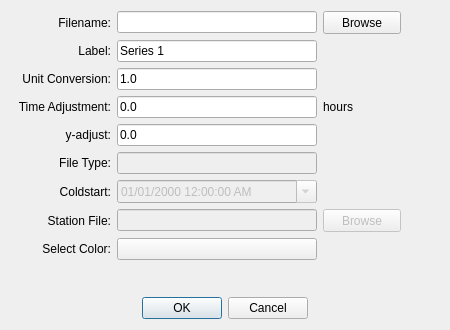
<?xml version="1.0" encoding="UTF-8"?>
<ui version="4.0">
 <comment>
//-------------------------------GPL-------------------------------------//
//
// MetOcean Viewer - A simple interface for viewing hydrodynamic model data
// Copyright (C) 2015  Zach Cobell
//
// This program is free software: you can redistribute it and/or modify
// it under the terms of the GNU General Public License as published by
// the Free Software Foundation, either version 3 of the License, or
// (at your option) any later version.
//
// This program is distributed in the hope that it will be useful,
// but WITHOUT ANY WARRANTY; without even the implied warranty of
// MERCHANTABILITY or FITNESS FOR A PARTICULAR PURPOSE.  See the
// GNU General Public License for more details.
//
// You should have received a copy of the GNU General Public License
// along with this program.  If not, see http://www.gnu.org/licenses/.
//
// The name &quot;MetOcean Viewer&quot; is specific to this project and may not be
// used for projects &quot;forked&quot; or derived from this work.
//
//-----------------------------------------------------------------------//
</comment>
 <class>add_imeds_data</class>
 <widget class="QDialog" name="add_imeds_data">
  <property name="windowModality">
   <enum>Qt::WindowModal</enum>
  </property>
  <property name="geometry">
   <rect>
    <x>0</x>
    <y>0</y>
    <width>450</width>
    <height>330</height>
   </rect>
  </property>
  <property name="sizePolicy">
   <sizepolicy hsizetype="Fixed" vsizetype="Fixed">
    <horstretch>0</horstretch>
    <verstretch>0</verstretch>
   </sizepolicy>
  </property>
  <property name="minimumSize">
   <size>
    <width>450</width>
    <height>330</height>
   </size>
  </property>
  <property name="maximumSize">
   <size>
    <width>450</width>
    <height>330</height>
   </size>
  </property>
  <property name="windowTitle">
   <string>Add Timeseries Data</string>
  </property>
  <property name="windowIcon">
   <iconset>
    <normaloff>:/rsc/img/icon.png</normaloff>:/rsc/img/icon.png</iconset>
  </property>
  <layout class="QVBoxLayout" name="verticalLayout">
   <item>
    <layout class="QHBoxLayout" name="horizontalLayout">
     <item>
      <widget class="QLabel" name="label_filename">
       <property name="minimumSize">
        <size>
         <width>100</width>
         <height>0</height>
        </size>
       </property>
       <property name="maximumSize">
        <size>
         <width>100</width>
         <height>16777215</height>
        </size>
       </property>
       <property name="text">
        <string>Filename:</string>
       </property>
       <property name="alignment">
        <set>Qt::AlignRight|Qt::AlignTrailing|Qt::AlignVCenter</set>
       </property>
      </widget>
     </item>
     <item>
      <widget class="QLineEdit" name="text_filename">
       <property name="sizePolicy">
        <sizepolicy hsizetype="Fixed" vsizetype="Fixed">
         <horstretch>0</horstretch>
         <verstretch>0</verstretch>
        </sizepolicy>
       </property>
       <property name="minimumSize">
        <size>
         <width>200</width>
         <height>20</height>
        </size>
       </property>
       <property name="maximumSize">
        <size>
         <width>200</width>
         <height>16777215</height>
        </size>
       </property>
       <property name="readOnly">
        <bool>true</bool>
       </property>
       <property name="clearButtonEnabled">
        <bool>false</bool>
       </property>
      </widget>
     </item>
     <item>
      <widget class="QPushButton" name="browse_filebrowse">
       <property name="sizePolicy">
        <sizepolicy hsizetype="Fixed" vsizetype="Fixed">
         <horstretch>0</horstretch>
         <verstretch>0</verstretch>
        </sizepolicy>
       </property>
       <property name="minimumSize">
        <size>
         <width>75</width>
         <height>23</height>
        </size>
       </property>
       <property name="text">
        <string>Browse</string>
       </property>
      </widget>
     </item>
     <item>
      <spacer name="horizontalSpacer">
       <property name="orientation">
        <enum>Qt::Horizontal</enum>
       </property>
       <property name="sizeHint" stdset="0">
        <size>
         <width>40</width>
         <height>20</height>
        </size>
       </property>
      </spacer>
     </item>
    </layout>
   </item>
   <item>
    <layout class="QHBoxLayout" name="horizontalLayout_2">
     <item>
      <widget class="QLabel" name="label_seriesname">
       <property name="minimumSize">
        <size>
         <width>100</width>
         <height>0</height>
        </size>
       </property>
       <property name="maximumSize">
        <size>
         <width>100</width>
         <height>16777215</height>
        </size>
       </property>
       <property name="text">
        <string>Label:</string>
       </property>
       <property name="alignment">
        <set>Qt::AlignRight|Qt::AlignTrailing|Qt::AlignVCenter</set>
       </property>
      </widget>
     </item>
     <item>
      <widget class="QLineEdit" name="text_seriesname">
       <property name="minimumSize">
        <size>
         <width>200</width>
         <height>0</height>
        </size>
       </property>
       <property name="maximumSize">
        <size>
         <width>200</width>
         <height>16777215</height>
        </size>
       </property>
       <property name="text">
        <string>Series 1</string>
       </property>
      </widget>
     </item>
     <item>
      <spacer name="horizontalSpacer_2">
       <property name="orientation">
        <enum>Qt::Horizontal</enum>
       </property>
       <property name="sizeHint" stdset="0">
        <size>
         <width>40</width>
         <height>20</height>
        </size>
       </property>
      </spacer>
     </item>
    </layout>
   </item>
   <item>
    <layout class="QHBoxLayout" name="horizontalLayout_3">
     <item>
      <widget class="QLabel" name="label_unitconvert">
       <property name="minimumSize">
        <size>
         <width>100</width>
         <height>0</height>
        </size>
       </property>
       <property name="maximumSize">
        <size>
         <width>100</width>
         <height>16777215</height>
        </size>
       </property>
       <property name="text">
        <string>Unit Conversion:</string>
       </property>
       <property name="alignment">
        <set>Qt::AlignRight|Qt::AlignTrailing|Qt::AlignVCenter</set>
       </property>
      </widget>
     </item>
     <item>
      <widget class="QLineEdit" name="text_unitconvert">
       <property name="minimumSize">
        <size>
         <width>200</width>
         <height>0</height>
        </size>
       </property>
       <property name="maximumSize">
        <size>
         <width>200</width>
         <height>16777215</height>
        </size>
       </property>
       <property name="inputMask">
        <string/>
       </property>
       <property name="text">
        <string>1.0</string>
       </property>
      </widget>
     </item>
     <item>
      <spacer name="horizontalSpacer_3">
       <property name="orientation">
        <enum>Qt::Horizontal</enum>
       </property>
       <property name="sizeHint" stdset="0">
        <size>
         <width>40</width>
         <height>20</height>
        </size>
       </property>
      </spacer>
     </item>
    </layout>
   </item>
   <item>
    <layout class="QHBoxLayout" name="horizontalLayout_4">
     <item>
      <widget class="QLabel" name="label_xadjust">
       <property name="minimumSize">
        <size>
         <width>100</width>
         <height>0</height>
        </size>
       </property>
       <property name="maximumSize">
        <size>
         <width>100</width>
         <height>16777215</height>
        </size>
       </property>
       <property name="text">
        <string> Time Adjustment:</string>
       </property>
       <property name="alignment">
        <set>Qt::AlignRight|Qt::AlignTrailing|Qt::AlignVCenter</set>
       </property>
      </widget>
     </item>
     <item>
      <widget class="QLineEdit" name="text_xadjust">
       <property name="minimumSize">
        <size>
         <width>200</width>
         <height>0</height>
        </size>
       </property>
       <property name="maximumSize">
        <size>
         <width>200</width>
         <height>16777215</height>
        </size>
       </property>
       <property name="inputMask">
        <string/>
       </property>
       <property name="text">
        <string>0.0</string>
       </property>
      </widget>
     </item>
     <item>
      <widget class="QLabel" name="label_xadjust_unit">
       <property name="minimumSize">
        <size>
         <width>100</width>
         <height>0</height>
        </size>
       </property>
       <property name="maximumSize">
        <size>
         <width>100</width>
         <height>16777215</height>
        </size>
       </property>
       <property name="text">
        <string>hours</string>
       </property>
       <property name="alignment">
        <set>Qt::AlignLeading|Qt::AlignLeft|Qt::AlignVCenter</set>
       </property>
      </widget>
     </item>
     <item>
      <spacer name="horizontalSpacer_4">
       <property name="orientation">
        <enum>Qt::Horizontal</enum>
       </property>
       <property name="sizeHint" stdset="0">
        <size>
         <width>40</width>
         <height>20</height>
        </size>
       </property>
      </spacer>
     </item>
    </layout>
   </item>
   <item>
    <layout class="QHBoxLayout" name="horizontalLayout_5">
     <item>
      <widget class="QLabel" name="label_yadjust">
       <property name="minimumSize">
        <size>
         <width>100</width>
         <height>0</height>
        </size>
       </property>
       <property name="maximumSize">
        <size>
         <width>100</width>
         <height>16777215</height>
        </size>
       </property>
       <property name="text">
        <string>y-adjust:</string>
       </property>
       <property name="alignment">
        <set>Qt::AlignRight|Qt::AlignTrailing|Qt::AlignVCenter</set>
       </property>
      </widget>
     </item>
     <item>
      <widget class="QLineEdit" name="text_yadjust">
       <property name="minimumSize">
        <size>
         <width>200</width>
         <height>0</height>
        </size>
       </property>
       <property name="maximumSize">
        <size>
         <width>200</width>
         <height>16777215</height>
        </size>
       </property>
       <property name="inputMask">
        <string/>
       </property>
       <property name="text">
        <string>0.0</string>
       </property>
      </widget>
     </item>
     <item>
      <spacer name="horizontalSpacer_5">
       <property name="orientation">
        <enum>Qt::Horizontal</enum>
       </property>
       <property name="sizeHint" stdset="0">
        <size>
         <width>40</width>
         <height>20</height>
        </size>
       </property>
      </spacer>
     </item>
    </layout>
   </item>
   <item>
    <layout class="QHBoxLayout" name="horizontalLayout_6">
     <item>
      <widget class="QLabel" name="label_filetype">
       <property name="enabled">
        <bool>true</bool>
       </property>
       <property name="minimumSize">
        <size>
         <width>100</width>
         <height>0</height>
        </size>
       </property>
       <property name="maximumSize">
        <size>
         <width>100</width>
         <height>16777215</height>
        </size>
       </property>
       <property name="text">
        <string>File Type:</string>
       </property>
       <property name="alignment">
        <set>Qt::AlignRight|Qt::AlignTrailing|Qt::AlignVCenter</set>
       </property>
      </widget>
     </item>
     <item>
      <widget class="QLineEdit" name="text_filetype">
       <property name="enabled">
        <bool>false</bool>
       </property>
       <property name="minimumSize">
        <size>
         <width>200</width>
         <height>0</height>
        </size>
       </property>
       <property name="maximumSize">
        <size>
         <width>200</width>
         <height>16777215</height>
        </size>
       </property>
       <property name="inputMask">
        <string/>
       </property>
       <property name="text">
        <string/>
       </property>
      </widget>
     </item>
     <item>
      <spacer name="horizontalSpacer_6">
       <property name="orientation">
        <enum>Qt::Horizontal</enum>
       </property>
       <property name="sizeHint" stdset="0">
        <size>
         <width>40</width>
         <height>20</height>
        </size>
       </property>
      </spacer>
     </item>
    </layout>
   </item>
   <item>
    <layout class="QHBoxLayout" name="horizontalLayout_7">
     <item>
      <widget class="QLabel" name="label_coldstart">
       <property name="minimumSize">
        <size>
         <width>100</width>
         <height>0</height>
        </size>
       </property>
       <property name="maximumSize">
        <size>
         <width>100</width>
         <height>16777215</height>
        </size>
       </property>
       <property name="text">
        <string>Coldstart:</string>
       </property>
       <property name="alignment">
        <set>Qt::AlignRight|Qt::AlignTrailing|Qt::AlignVCenter</set>
       </property>
      </widget>
     </item>
     <item>
      <widget class="QDateTimeEdit" name="date_coldstart">
       <property name="enabled">
        <bool>false</bool>
       </property>
       <property name="minimumSize">
        <size>
         <width>200</width>
         <height>0</height>
        </size>
       </property>
       <property name="maximumSize">
        <size>
         <width>200</width>
         <height>16777215</height>
        </size>
       </property>
       <property name="displayFormat">
        <string>MM/dd/yyyy hh:mm:ss AP</string>
       </property>
       <property name="calendarPopup">
        <bool>true</bool>
       </property>
      </widget>
     </item>
     <item>
      <spacer name="horizontalSpacer_7">
       <property name="orientation">
        <enum>Qt::Horizontal</enum>
       </property>
       <property name="sizeHint" stdset="0">
        <size>
         <width>40</width>
         <height>20</height>
        </size>
       </property>
      </spacer>
     </item>
    </layout>
   </item>
   <item>
    <layout class="QHBoxLayout" name="horizontalLayout_8">
     <item>
      <widget class="QLabel" name="label_filename_2">
       <property name="minimumSize">
        <size>
         <width>100</width>
         <height>0</height>
        </size>
       </property>
       <property name="maximumSize">
        <size>
         <width>100</width>
         <height>16777215</height>
        </size>
       </property>
       <property name="text">
        <string>Station File:</string>
       </property>
       <property name="alignment">
        <set>Qt::AlignRight|Qt::AlignTrailing|Qt::AlignVCenter</set>
       </property>
      </widget>
     </item>
     <item>
      <widget class="QLineEdit" name="text_stationfile">
       <property name="enabled">
        <bool>false</bool>
       </property>
       <property name="sizePolicy">
        <sizepolicy hsizetype="Fixed" vsizetype="Fixed">
         <horstretch>0</horstretch>
         <verstretch>0</verstretch>
        </sizepolicy>
       </property>
       <property name="minimumSize">
        <size>
         <width>200</width>
         <height>20</height>
        </size>
       </property>
       <property name="maximumSize">
        <size>
         <width>200</width>
         <height>16777215</height>
        </size>
       </property>
       <property name="readOnly">
        <bool>true</bool>
       </property>
       <property name="clearButtonEnabled">
        <bool>false</bool>
       </property>
      </widget>
     </item>
     <item>
      <widget class="QPushButton" name="browse_stationfile">
       <property name="enabled">
        <bool>false</bool>
       </property>
       <property name="sizePolicy">
        <sizepolicy hsizetype="Fixed" vsizetype="Fixed">
         <horstretch>0</horstretch>
         <verstretch>0</verstretch>
        </sizepolicy>
       </property>
       <property name="minimumSize">
        <size>
         <width>75</width>
         <height>23</height>
        </size>
       </property>
       <property name="text">
        <string>Browse</string>
       </property>
      </widget>
     </item>
     <item>
      <spacer name="horizontalSpacer_8">
       <property name="orientation">
        <enum>Qt::Horizontal</enum>
       </property>
       <property name="sizeHint" stdset="0">
        <size>
         <width>40</width>
         <height>20</height>
        </size>
       </property>
      </spacer>
     </item>
    </layout>
   </item>
   <item>
    <layout class="QHBoxLayout" name="horizontalLayout_9">
     <item>
      <widget class="QLabel" name="label_color">
       <property name="minimumSize">
        <size>
         <width>100</width>
         <height>0</height>
        </size>
       </property>
       <property name="maximumSize">
        <size>
         <width>100</width>
         <height>16777215</height>
        </size>
       </property>
       <property name="text">
        <string>Select Color:</string>
       </property>
       <property name="alignment">
        <set>Qt::AlignRight|Qt::AlignTrailing|Qt::AlignVCenter</set>
       </property>
      </widget>
     </item>
     <item>
      <widget class="QPushButton" name="button_IMEDSColor">
       <property name="minimumSize">
        <size>
         <width>200</width>
         <height>0</height>
        </size>
       </property>
       <property name="maximumSize">
        <size>
         <width>200</width>
         <height>16777215</height>
        </size>
       </property>
       <property name="text">
        <string/>
       </property>
      </widget>
     </item>
     <item>
      <spacer name="horizontalSpacer_9">
       <property name="orientation">
        <enum>Qt::Horizontal</enum>
       </property>
       <property name="sizeHint" stdset="0">
        <size>
         <width>40</width>
         <height>20</height>
        </size>
       </property>
      </spacer>
     </item>
    </layout>
   </item>
   <item>
    <spacer name="verticalSpacer">
     <property name="orientation">
      <enum>Qt::Vertical</enum>
     </property>
     <property name="sizeHint" stdset="0">
      <size>
       <width>20</width>
       <height>19</height>
      </size>
     </property>
    </spacer>
   </item>
   <item>
    <widget class="QDialogButtonBox" name="buttonBox">
     <property name="orientation">
      <enum>Qt::Horizontal</enum>
     </property>
     <property name="standardButtons">
      <set>QDialogButtonBox::Cancel|QDialogButtonBox::Ok</set>
     </property>
     <property name="centerButtons">
      <bool>true</bool>
     </property>
    </widget>
   </item>
  </layout>
 </widget>
 <resources/>
 <connections>
  <connection>
   <sender>buttonBox</sender>
   <signal>accepted()</signal>
   <receiver>add_imeds_data</receiver>
   <slot>accept()</slot>
   <hints>
    <hint type="sourcelabel">
     <x>248</x>
     <y>254</y>
    </hint>
    <hint type="destinationlabel">
     <x>157</x>
     <y>274</y>
    </hint>
   </hints>
  </connection>
  <connection>
   <sender>buttonBox</sender>
   <signal>rejected()</signal>
   <receiver>add_imeds_data</receiver>
   <slot>reject()</slot>
   <hints>
    <hint type="sourcelabel">
     <x>316</x>
     <y>260</y>
    </hint>
    <hint type="destinationlabel">
     <x>286</x>
     <y>274</y>
    </hint>
   </hints>
  </connection>
 </connections>
</ui>
